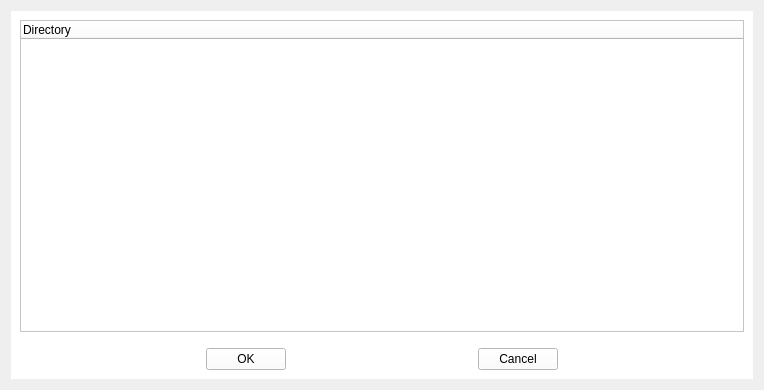
<?xml version="1.0" encoding="UTF-8"?>
<ui version="4.0">
 <class>DirectoryWidget</class>
 <widget class="QWidget" name="DirectoryWidget">
  <property name="geometry">
   <rect>
    <x>0</x>
    <y>0</y>
    <width>764</width>
    <height>390</height>
   </rect>
  </property>
  <property name="windowTitle">
   <string>Form</string>
  </property>
  <property name="styleSheet">
   <string notr="true">border-color: rgb(0, 0, 0);</string>
  </property>
  <layout class="QGridLayout" name="gridLayout">
   <item row="0" column="0">
    <widget class="QWidget" name="widget" native="true">
     <property name="styleSheet">
      <string notr="true">background-color: rgb(255, 255, 255);</string>
     </property>
     <layout class="QGridLayout" name="gridLayout_2">
      <item row="0" column="0" colspan="2">
       <widget class="QTreeWidget" name="treeWidget">
        <column>
         <property name="text">
          <string>Directory</string>
         </property>
        </column>
       </widget>
      </item>
      <item row="2" column="0" colspan="2">
       <layout class="QHBoxLayout" name="horizontalLayout">
        <item>
         <widget class="QPushButton" name="OKButton">
          <property name="sizePolicy">
           <sizepolicy hsizetype="Fixed" vsizetype="Fixed">
            <horstretch>0</horstretch>
            <verstretch>0</verstretch>
           </sizepolicy>
          </property>
          <property name="text">
           <string>OK</string>
          </property>
         </widget>
        </item>
        <item>
         <widget class="QPushButton" name="CancelButton">
          <property name="sizePolicy">
           <sizepolicy hsizetype="Fixed" vsizetype="Fixed">
            <horstretch>0</horstretch>
            <verstretch>0</verstretch>
           </sizepolicy>
          </property>
          <property name="text">
           <string>Cancel</string>
          </property>
         </widget>
        </item>
       </layout>
      </item>
      <item row="1" column="0">
       <spacer name="verticalSpacer">
        <property name="orientation">
         <enum>Qt::Vertical</enum>
        </property>
        <property name="sizeType">
         <enum>QSizePolicy::Fixed</enum>
        </property>
        <property name="sizeHint" stdset="0">
         <size>
          <width>20</width>
          <height>10</height>
         </size>
        </property>
       </spacer>
      </item>
     </layout>
    </widget>
   </item>
  </layout>
 </widget>
 <resources/>
 <connections/>
</ui>
